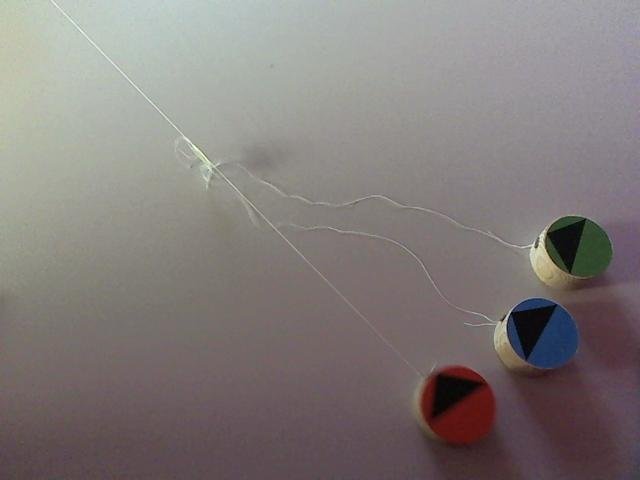
%> input picture data/1/00000006.jpg, 640 x 480 px
$ octave --eval "result = analyse_image(imread('../data/1/00000006.jpg'));"   (GNU Octave 9; MATLAB toolbox functions it lacks are replaced by stand-ins)
%> lines starting %> are read from the running program, lines starting %| are printed output that depends on the picture; in (x1, y1, x2, y2) boxes, pixels count from 0 and x2, y2 are one past the last pixel; in counts of white or black regions, pixels touching at a corner belong together; the program's own positions count from 1
### src/overlay_rays.m
function image = overlay_rays(image, from, to, length, varargin)
    % parse options
    argc = size(varargin, 2);
    c = 1;
    while c <= argc
        arg = varargin{c};
        if strcmpi(arg, 'Color')
            if c + 1 > argc
                error('Color option should be followed by an integer tripplet');
            end
            colors = varargin{c + 1};
            c = c + 1;
        end
        c = c + 1;
    end
    % option defaults
    if ~exist('colors', 'var')
        colors = [255 255 255];
    end

    num_rays = size(from, 1);
    if size(colors, 1) == 1;
        colors = repmat(colors, num_rays, 1);
    end

    for c = 1 : num_rays
        if from(c,:) == to(c,:)
            continue;
        end
        x0 = from(c,1);
        y0 = from(c,2);
        x1 = to(c,1);
        y1 = to(c,2);
        dx = x0 - x1;
        dy = y0 - y1;
        lambda = min(sqrt(length ^ 2 / (dx ^ 2 + dy ^ 2)), ...
                    -sqrt(length ^ 2 / (dx ^ 2 + dy ^ 2)));

        x = x0 + lambda * dx;
        y = y0 + lambda * dy;

        image = overlay_polygon(image, [x0 y0; x y], colors(c,:));
    end
end

### src/overlay_polygon.m
% returns image with lines drawn from the nth point in |points| to the n+1th
% [0, 0] is the top left corner of the image
function image = overlay_polygon(image, points, color)
    if nargin < 3
        color = [255 255 255];
    end

    points = round(points);

    num_channels = size(image, 3);
    for c = 1 : num_channels
        channel = image(:,:,c);
        channel = overlay_polygon_channel(channel, points, color(c));
        image(:,:,c) = channel;
    end
end


% Bresenham's line algorithm (simplified version)
% http://en.wikipedia.org/wiki/Bresenham's_line_algorithm#Simplification
% [45 lines left out: function overlay_polygon_channel, not called in this run]

### src/analyse_image.m
function [pretty_mask, varargout] = analyse_image(image)
    [num_rows, num_cols, num_channels] = size(image);
    blob_mask = mask_colors(image);
    [convex_mask, ~] = mask_convex_regions(image, blob_mask);
    [convex_mask]=demask_triangles(image, convex_mask, false);
    [convex_mask, ~] = mask_convex_regions(image, convex_mask);
    [~, centroids, ~, triangle_centroids] = ...
                                demask_triangles(image, convex_mask, true);
    pretty_mask = overlay_rays(zeros(num_rows,num_cols,num_channels),...
                                centroids,triangle_centroids, 99, ...
                               'Color', [1 0 0; 0 1 0; 0 0 1]);
    varargout{1} = centroids;
    varargout{2} = triangle_centroids;
    varargout{3} = convex_mask;
end


% this function can used to find both - triangles and masks without
% triangles. To find triangles it must be run with
% get_triangle_centroids=true. Also application of the function int the
% following fashion gives better results.
%    [convex_mask, ~] = mask_convex_regions(image, blob_mask);
%    [convex_mask]=demask_triangles(image, convex_mask, false);
%    [convex_mask, ~] = mask_convex_regions(image, convex_mask);
function [mask, varargout] = demask_triangles(image, mask, ...
                                              get_triangle_centroids)
    [num_rows, num_cols, num_channels] = size(image);
    centroids = zeros(num_channels, 2);
    triangle_centroids  = zeros(num_channels, 2);
    trinagle_mask = mask;
    for c = 1 : num_channels
        channel = image(:,:,c);
        channel_mask = mask(:,:,c);
        channel_trinagle_mask =  mask(:,:,c);
        if ~any(channel_mask)
            continue;
        end
        rgb_values = zeros(sum(channel_mask(:)), 1);
        idx = 1;
        for nr = 1 : num_rows
            for nc = 1 : num_cols
                if channel_mask(nr, nc) == 0
                    continue;
                end
                rgb_values(idx) = channel(nr, nc);
                idx = idx + 1;
            end
        end
        mean_rgb = mean(rgb_values(:));
        channel_mask(channel < mean_rgb) = 0;
        mask(:,:,c) = channel_mask;
        props = regionprops(channel_mask, 'Centroid');
        centroid = props.Centroid;
        centroids(c,:) = [centroid(2), centroid(1)];
        if get_triangle_centroids
            channel_trinagle_mask(channel > mean_rgb) = 0;
            channel_trinagle_mask=filter_mask(channel_trinagle_mask);
            trinagle_mask(:,:,c) = channel_trinagle_mask;
            props = regionprops(channel_trinagle_mask, 'Centroid');
            centroid = props.Centroid;
            triangle_centroids(c,:) = [centroid(2), centroid(1)];
        end
    end
    varargout{1} = centroids;
    varargout{2} = trinagle_mask;
    varargout{3} = triangle_centroids;
end


function [color_mask, varargout] = mask_convex_regions(image, mask)
    [num_rows, num_cols, num_channels] = size(image);
    color_mask = zeros(num_rows, num_cols, num_channels);
    convex_centroids = zeros(num_channels, 2);
    for c = 1 : num_channels
        channel = mask(:,:,c);
        if ~any(channel(:))
            continue;
        end
        props = regionprops(channel, 'Centroid', 'ConvexImage', 'BoundingBox');
        convex_props = regionprops(props.ConvexImage, 'Centroid');
        convex_centroid = convex_props.Centroid;
        convex_centroid = [convex_centroid(2) + props.BoundingBox(2), ...
                           convex_centroid(1) + props.BoundingBox(1)];
        convex_centroids(c,:) = convex_centroid;
        convex_image = props.ConvexImage;
        [num_rows_convex, num_cols_convex] = size(convex_image);
        for row = 1 : num_rows_convex
            for col = 1 : num_cols_convex
                if convex_image(row, col) == 1
                    newrow = round(row + props.BoundingBox(2));
                    newcol = round(col + props.BoundingBox(1));
                    color_mask(newrow, newcol, c) = 1;
                end
            end
        end
    end
    varargout{1} = convex_centroids;
end


function image_mask = mask_colors(image)
    [num_rows, num_cols, ~] = size(image);
    num_pixels = num_rows * num_cols;
    image_mask = zeros(num_pixels, 3);
    rgb = double(reshape(image, num_pixels, 3));
    rgbN = double(reshape(normalise_rgb(image, 'approximate'), num_pixels, 3));
    rN_sdev = std(rgbN(:,1));
    gN_sdev = std(rgbN(:,2));
    bN_sdev = std(rgbN(:,3));
    rN_mean = mean(rgbN(:,1));
    gN_mean = mean(rgbN(:,2));
    bN_mean = mean(rgbN(:,3));
    hsv = reshape(rgb2hsv(image), num_pixels, 3);
    for c = 1 : num_pixels
        rN = rgbN(c,1);
        gN = rgbN(c,2);
        bN = rgbN(c,3);
        hue = hsv(c,1) * 360;
        % current pixel is red
        if      (hue >= 330 || hue <= 30) && ...
                (normal_prob(rN, rN_mean, rN_sdev) <  0.001)
                    image_mask(c,1) = 1;
        % current pixel is green
        elseif  (hue >= 80 && hue < 180) && ...
                (normal_prob(gN, gN_mean, gN_sdev) <  0.007)
                   image_mask(c,2) = 1;
        % current pixel is blue
        elseif  (hue >= 150 && hue <= 270) && ...
                (normal_prob(bN, bN_mean, bN_sdev) < 0.0000085)
                   image_mask(c,3) = 1;
        end
    end
    image_mask = reshape(image_mask, num_rows, num_cols, 3);
    image_mask = remove_noise(image_mask);
    image_mask = remove_outliers(image_mask);
    image_mask = enforce_similar_channel_areas(image_mask);
end


function x = normal_prob(val, mu, sigma)
    x = 1.0 / (sigma * sqrt(2 * pi)) * exp(-(val - mu) ^ 2 / (2 * sigma ^ 2));
end


function image = remove_noise(image)
    [~, ~, num_channels] = size(image);
    for c = 1 : num_channels
        channel = image(:,:,c);
        channel = bwmorph(channel, 'majority', Inf);
        channel = bwmorph(channel, 'bridge', Inf);
        image(:,:,c) = channel;
    end
end


% finds the connected components in each channel of |image| and removes those
% that are far away from the centroid of the pixels in that channel
% here, 'far away' means more distant than |distance_proprtion_threshold| times
% the average distance of each connected component to the channel centroid
% this removes big areas of noise such as the big green blob inside of the black
% arrow of the red robot in data/1/00000006.jpg
function image = remove_outliers(image, distance_proportion_threshold)
    if nargin < 2
        distance_proportion_threshold = 0.5;
    end
    [~, ~, num_channels] = size(image);
    for c = 1 : num_channels
        channel = image(:,:,c);
        if ~any(channel(:))
            continue;
        end
        channel_properties = regionprops(channel, 'Centroid');
        channel_centroid = channel_properties.Centroid;
        regions = bwconncomp(channel);
        regions_properties = regionprops(regions, 'Centroid', 'PixelIdxList');
        regions_centroids = {regions_properties.Centroid};
        distances = cellfun(@(x) norm(x - channel_centroid), regions_centroids);
        mean_distance = mean(distances);
        for d = 1 : length(distances)
            if distances(d) > mean_distance * distance_proportion_threshold
                idx = regions_properties(d).PixelIdxList;
                channel(idx) = 0;
            end
        end
        image(:,:,c) = channel;
    end
end


% we know that the robots are all about the same size - we can thus remove any
% channels in the mask that have a much smaller area than the other channels
% this catches some problems like the shadow of the blue robot in
% data/1/00000095.jpg being detected as a red blob
function image = enforce_similar_channel_areas(image, area_proportion_threshold)
    if nargin < 2
        area_proportion_threshold = 0.5;
    end
    [~, ~, num_channels] = size(image);
    areas = zeros(num_channels, 1);
    for c = 1 : num_channels
        channel = image(:,:,c);
        if ~any(channel(:))
            continue;
        end
        region_props = regionprops(channel, 'Area');
        areas(c) = region_props.Area;
    end
    max_area = max(areas(areas > 0));
    for c = 1 : num_channels
        area = areas(c);
        if area == 0
            continue;
        end
        if  (area < max_area * area_proportion_threshold) || ...
            (area > max_area / area_proportion_threshold)
                image(:,:,c) = image(:,:,c) * 0;
        end
    end
end


% this filters out all conneceted regions but the biggest one
function mask = filter_mask(mask)
    [x, y, num_channels] = size(mask);
    for c = 1 : num_channels
        channel = zeros(x, y);
        channel = reshape(channel, x * y, 1);
        blob_info = bwconncomp(mask(:,:,c));
        blob_list = blob_info.PixelIdxList;
        [nrows, ncols] = cellfun(@size, blob_list);
        largest_blob_pixels = blob_list{find(nrows == max(nrows))};
        for i = 1 : max(nrows)
            channel(largest_blob_pixels(i)) = 1;
        end
        channel = reshape(channel, x, y);
        mask(:,:,c) = channel;
    end
end


% normalises the values of the red, green, and blue channels of |image| in order
% to eliminate illumination differences in the image
% formula used: {r, g, b} = {r, g, b} / sqrt(r^2 + g^2 + b^2)
% if 'approximate' is passed as an additional parameter, instead use
% {r, g, b} = {r, g, b} / (r + g + b)
% this is approximately two times faster than the exact normalisation
function normalised_image = normalise_rgb(image, varargin)
    approximate = ~isempty(find(strcmpi(varargin, 'approximate')));
    red = double(image(:,:,1));
    green = double(image(:,:,2));
    blue = double(image(:,:,3));
    if approximate
        euclid_rgb = red(:,:) + green(:,:) + blue(:,:);
    else
        euclid_rgb = sqrt(red(:,:).^2 + green(:,:).^2 + blue(:,:).^2);
    end
    red_norm = round(red(:,:) ./ euclid_rgb .* 255);
    green_norm = round(green(:,:) ./ euclid_rgb .* 255);
    blue_norm = round(blue(:,:) ./ euclid_rgb .* 255);
    % some pixels are absolute black (r = g = b = 0) which causes division by
    % zero errors during normalisation and NaN values in the normalised channels
    % need to filter these values out
    red_norm(isnan(red_norm)) = 0;
    green_norm(isnan(green_norm)) = 0;
    blue_norm(isnan(blue_norm)) = 0;
    red_norm = uint8(red_norm);
    green_norm = uint8(green_norm);
    blue_norm = uint8(blue_norm);
    normalised_image = cat(3, red_norm, green_norm, blue_norm);
end
%> in normalise_rgb, `approximate = ~isempty(find(strcmpi(varargin, 'approximate')));`: approximate = true
%> in normalise_rgb, `normalised_image = cat(3, red_norm, green_norm, blue_norm);`:
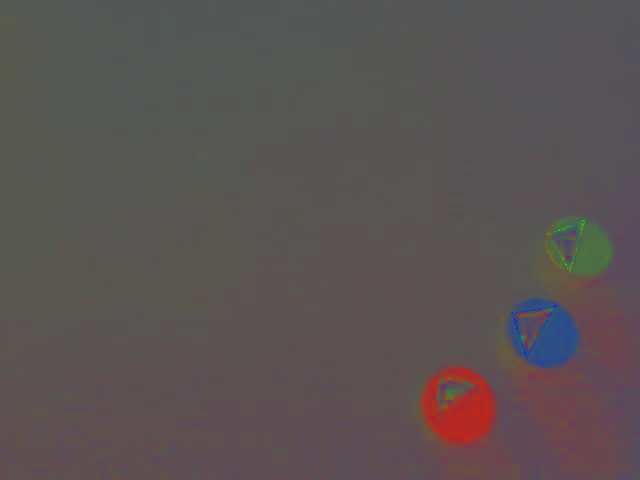
%> normalised_image: size 480x640x3 uint8; mean R, G, B 90.1, 82.6, 82.4
%> in mask_colors, `rN_sdev = std(rgbN(:,1));`: rN_sdev = 11.63
%> in mask_colors, `gN_sdev = std(rgbN(:,2));`: gN_sdev = 6.81
%> in mask_colors, `bN_sdev = std(rgbN(:,3));`: bN_sdev = 7.81
%> in mask_colors, `rN_mean = mean(rgbN(:,1));`: rN_mean = 90.09
%> in mask_colors, `gN_mean = mean(rgbN(:,2));`: gN_mean = 82.58
%> in mask_colors, `bN_mean = mean(rgbN(:,3));`: bN_mean = 82.37
%> the loop in mask_colors, `for c = 1 : num_pixels` made 307200 passes
%> (rN, gN, bN, hue) on passes 23 to 25: (87, 89, 79, 73.64), (87, 89, 79, 73.64), (87, 89, 79, 73.64)
%> after the loop in remove_noise, `for c = 1 : num_channels`:
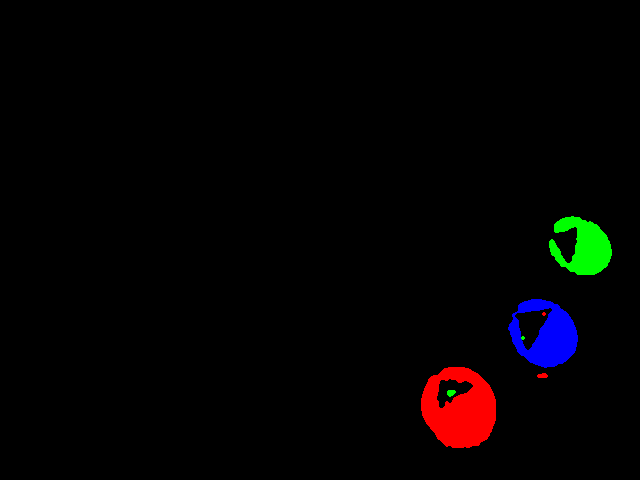
%> image: size 480x640x3 double; mean R, G, B 0.014, 0.00749, 0.0091
%> the loop in remove_outliers, `for c = 1 : num_channels` made 3 passes
%> (channel_centroid, regions, regions_centroids, distances, mean_distance) on passes 1 to 2: ([461.8 409.6], 3 connected components, {[460.7 410.3], [543.1 376.3], [544.5 314.5]}, [1.24 87.91 126.1], 71.74), ([581.3 251], 3 connected components, {[451.6 393.5], [523.5 338.5], [584.3 247.6]}, [192.6 104.8 4.59], 100.7)
%> after the loop in remove_outliers, `for c = 1 : num_channels`:
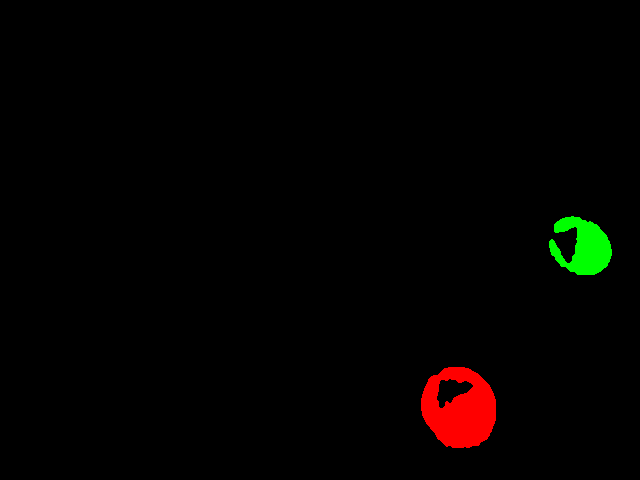
%> image: size 480x640x3 double; 0.95% of pixels changed, all inside (x1, y1, x2, y2) = (447, 299, 578, 397)
%> after the loop in remove_outliers, `for c = 1 : num_channels`: idx = 2797 values, max 277302 at index 2797, min 244168 at index 1, mean 262578.2
%> the loop in enforce_similar_channel_areas, `for c = 1 : num_channels` made 3 passes
%> region_props on passes 1 to 2: {Area 4249}, {Area 2242}
%> after the loop in enforce_similar_channel_areas, `for c = 1 : num_channels`: areas = [4249; 2242; 0]
%> in enforce_similar_channel_areas, `max_area = max(areas(areas > 0));`: max_area = 4249
%> the loop in enforce_similar_channel_areas, `for c = 1 : num_channels` made 3 passes
%> the loop in mask_convex_regions, `for c = 1 : num_channels` made 3 passes
%> (props, convex_props, convex_centroid) on passes 1 to 2: ({Centroid [460.7 410.3], BoundingBox [421.5 367.5 75 81]}, {Centroid [38.6 41.1]}, [408.6 460.1]), ({Centroid [584.3 247.6], BoundingBox [549.5 216.5 63 59]}, {Centroid [31.7 30.7]}, [247.2 581.2])
%> pass 1, in mask_convex_regions, `convex_image = props.ConvexImage;`:
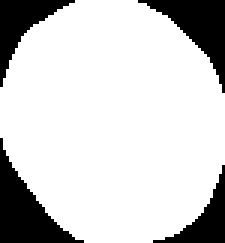
%> convex_image: size 81x75 logical (shown 3 times larger); 80.8% white; 4 black regions, box (x1, y1, x2, y2) and area: (0, 46, 28, 81) 385, (46, 0, 75, 31) 332, (0, 0, 25, 29) 250, (51, 55, 75, 81) 198
%> after the loop in mask_convex_regions, `for c = 1 : num_channels`: convex_centroids = [408.6 460.1; 247.2 581.2; 0 0]; newcol = 597; newrow = 276
%> the loop in demask_triangles, `for c = 1 : num_channels` made 3 passes
%> mean_rgb on passes 1 to 2: 67.84, 52.67
%> after the loop in demask_triangles, `for c = 1 : num_channels`:
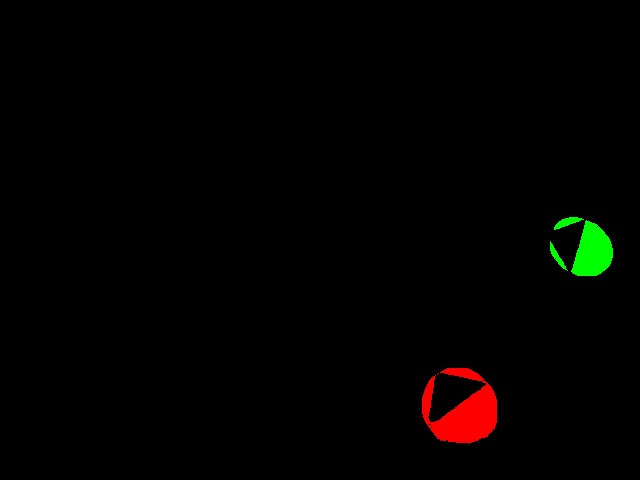
%> mask: size 480x640x3 double; mean R, G, B 0.0101, 0.00618, 0
%> after the loop in demask_triangles, `for c = 1 : num_channels`: centroids = [412.6 464.4; 250.1 588.4; 0 0]; rgb_values = 2884 values, max 112 at index 992, min 5 at index 454, mean 52.67; triangle_centroids = [0 0; 0 0; 0 0]
%> the loop in mask_convex_regions (call 2), `for c = 1 : num_channels` made 3 passes
%> (props, convex_props, convex_centroid) on passes 1 to 2: ({Centroid [464.4 412.6], BoundingBox [422.5 368.5 75 76]}, {Centroid [38.1 38.9]}, [407.4 460.6]), ({Centroid [588.4 250.1], BoundingBox [550.5 217.5 63 59]}, {Centroid [31.7 30.6]}, [248.1 582.2])
%> call 2 of demask_triangles, with get_triangle_centroids = true
%> the loop in demask_triangles (call 2), `for c = 1 : num_channels` made 3 passes
%> mean_rgb on passes 1 to 2: 68.18, 53.41
%> after the loop in demask_triangles (call 2), `for c = 1 : num_channels`:
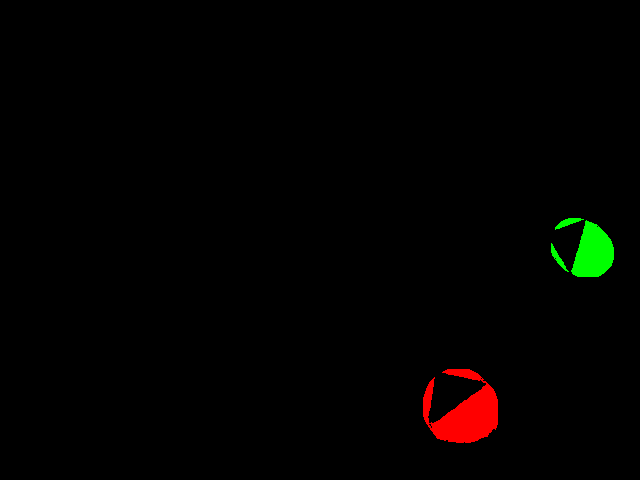
%> mask: size 480x640x3 double; mean R, G, B 0.00989, 0.00634, 0
%> after the loop in demask_triangles (call 2), `for c = 1 : num_channels`:
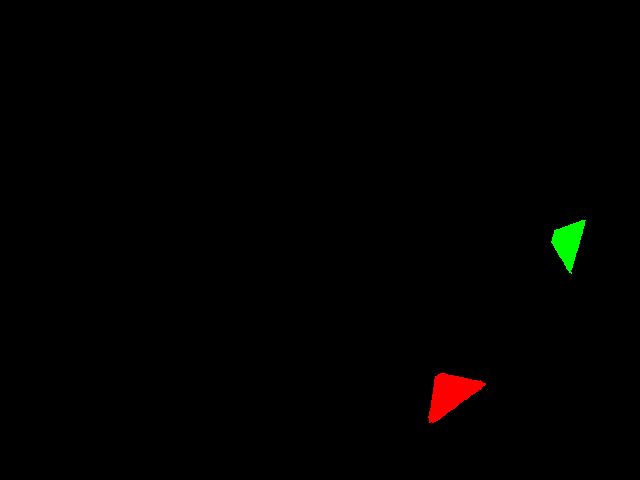
%> trinagle_mask: size 480x640x3 double; mean R, G, B 0.00493, 0.00318, 0
%> after the loop in demask_triangles (call 2), `for c = 1 : num_channels`: centroids = [413.4 465.7; 251.4 589.6; 0 0]; rgb_values = 2927 values, max 120 at index 1380, min 5 at index 418, mean 53.41; triangle_centroids = [394.6 451.3; 243.1 568.9; 0 0]
%> in analyse_image, `[~, centroids, ~, triangle_centroids] = demask_triangles(image, convex..`: centroids = [413.4 465.7; 251.4 589.6; 0 0]; triangle_centroids = [394.6 451.3; 243.1 568.9; 0 0]
%> the loop in overlay_rays, `while c <= argc` made 1 pass
%> (arg, colors) on pass 1: ('Color', [1 0 0; 0 1 0; 0 0 1])
%> the loop in overlay_rays, `for c = 1 : num_rays` made 3 passes
%> (x0, y0, x1, y1, dx, dy, lambda, x) on passes 1 to 2: (413.4, 465.7, 394.6, 451.3, 18.74, 14.36, -4.19, 334.8), (251.4, 589.6, 243.1, 568.9, 8.27, 20.68, -4.44, 214.7)
